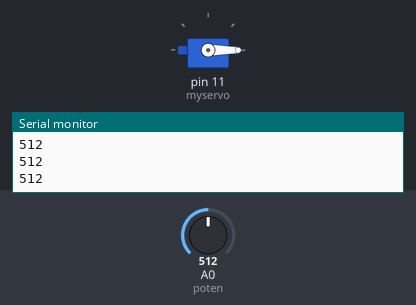
The sketch below on a simulated Arduino Uno, built with avr-gcc and run on an emulated ATmega328P. Parts: servo, the last lines printed to the serial monitor. Inputs (shaded band) come from the test bench; at power-on: A0 (poten) = 512.

Above: at 1.2 s.
1.3 s: A0 (poten) set to 306
At 2.3 s:
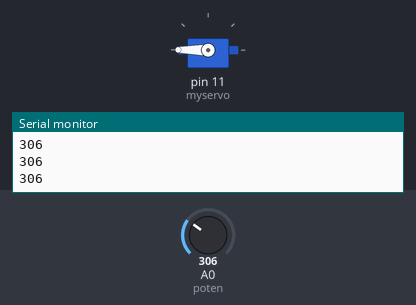
2.8 s: A0 (poten) set to 122
At 3.6 s:
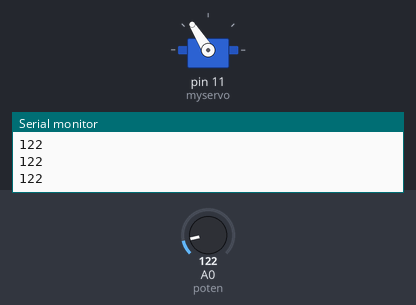
4.3 s: A0 (poten) set to 900
At 5.0 s:
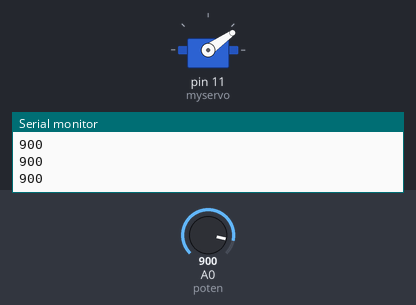
5.8 s: A0 (poten) set to 1010
At 6.4 s:
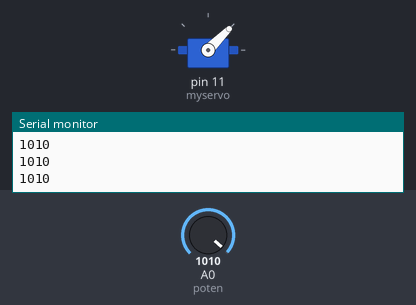
7.3 s: A0 (poten) set to 511
At 8.3 s:
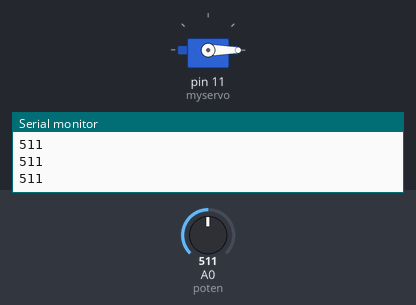
Timing chart, 0 to 9.8 s (numbered marks = the images above; inputs shaded):
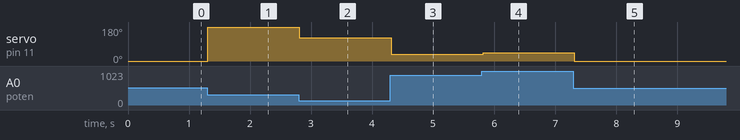

Measured:
- after the input at 1.3 s, servo on pin 11 (myservo): 0° → 180° at once
- after the input at 2.8 s, servo on pin 11 (myservo): 180° → 122° at once
- after the input at 4.3 s, servo on pin 11 (myservo): 122° → 35° at once
- after the input at 5.8 s, servo on pin 11 (myservo): 35° → 45° at once
- after the input at 7.3 s, servo on pin 11 (myservo): 45° → 0° at once

The sketch:

original.ino
```cpp
// servo kontroliramo z potenciometrom
#include <Servo.h>
Servo myservo;
int stanje = 0;
int poten = A0;

void setup(){
    Serial.begin(9600);
    myservo.attach(11);
    pinMode(poten, INPUT);
}

void loop(){

    for(int i=0; i<1000; i++){
      stanje = analogRead(A0);
      myservo.write(stanje);
      Serial.println(stanje);
      delay(20);
    }
}
```
